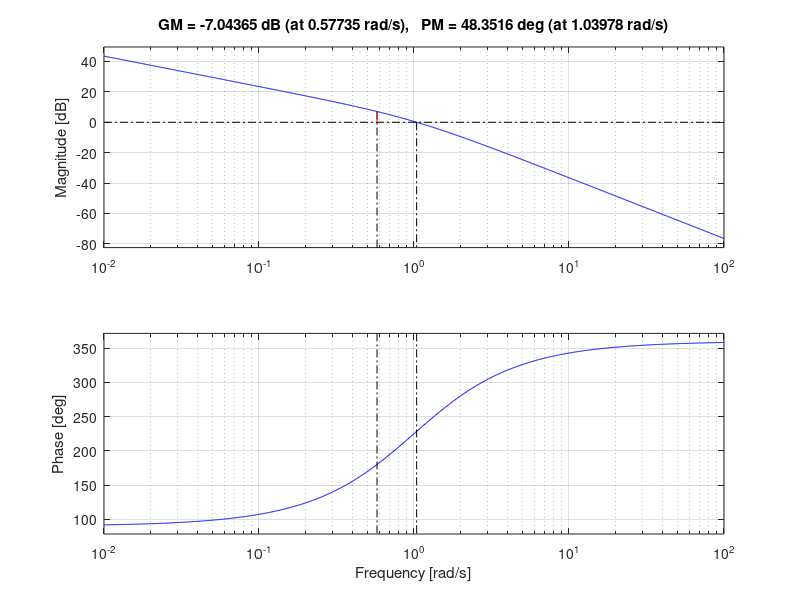
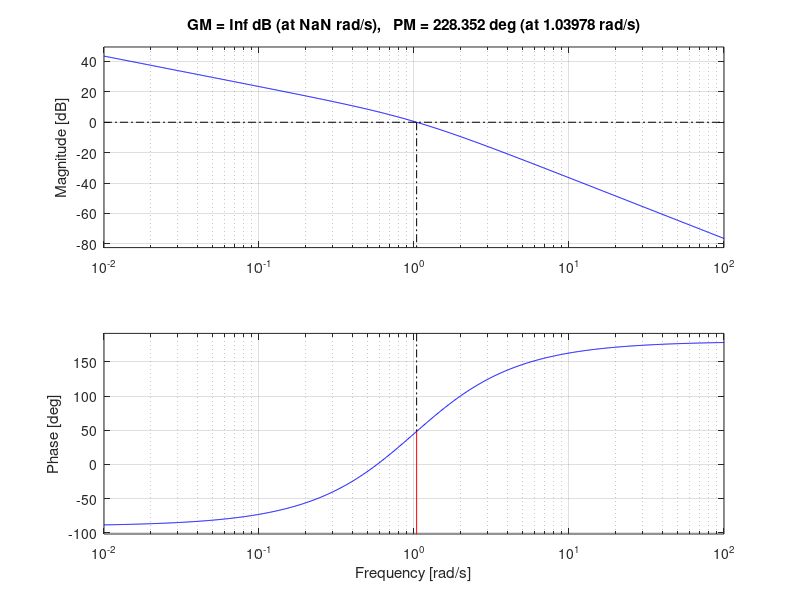
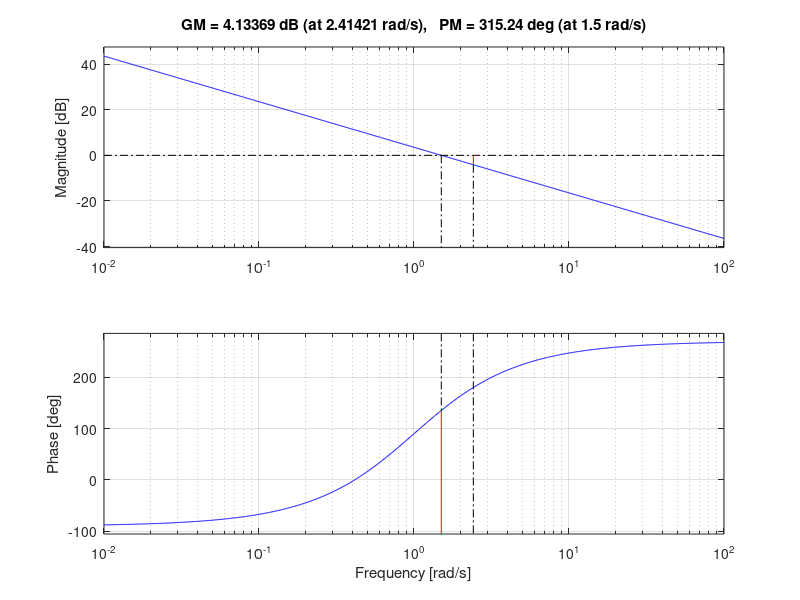
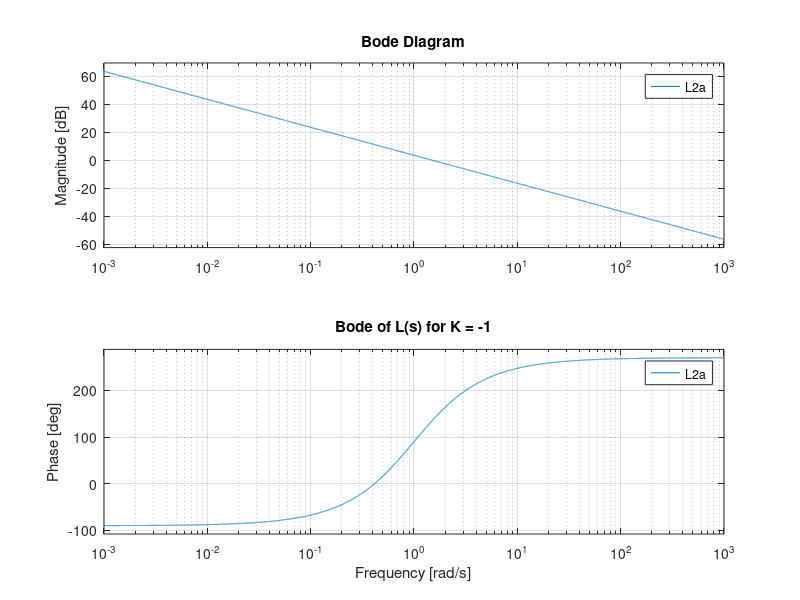

Recreate these plots in MATLAB, in order. (Note: this script raises an error after producing the figures.)
%Michael Wang
%ENAE432
%PS8

%%
%1a)
s = tf('s');
span = logspace(-3,3,20000);
L1a = -1.5*(s+1)/(s*(s-1)^2);
G1a = L1a;
figure(1);
margin(L1a);
%1d)
figure(2);
margin(-L1a);

%%
%2a)
L2a = -L1a*(s+1);
figure(3);
margin(L2a);

%%
%2b)
figure(4);
hold on
bode(L2a, span);
title('Bode of L(s) for K = -1');

%%
%2c)
figure(5);
K2c = -2.489*(s+1);
L2c = -K2c*(s+1)*1.5/(s*(s-1)^2);
T2c = feedback(L2c,1);
step(T2c);
R2c = K2c*(s+1)/(1+L2c);
%step(R2c);

%%
%2d)
figure(6);
S2d = feedback(1, L2c);
bode(S2d, span);
title('Bode of S(s)');
[Gm2d,Pm2d,Wcg2d,Wcp2d] = margin(S2d);
Gm2dEval = mag2db(abs(evalfr(S2d, Wcg2d*j)))
hold on

%%
%3a)
figure(7);
bode(G1a, span); %to find angle at w = 30
title('Bode G(s)');
beta3a = 57.7;
tau3a = .0353;
H3a_0 = (beta3a*tau3a*s+1)/(tau3a*s+1);
L3a_0 = H3a_0*G1a;
figure(8);
bode(L3a_0, span); %to find mag at w = 30
title('Bode of L_0(s)');
%%
%3b)
figure(9);
H3b = -1.26*(2.037*s+1)/(.0353*s+1);
L3b = L1a*H3b;
T3b = feedback(L3b,1);
step(T3b);
hold on
R3b = H3b/(1+L3b);
figure(10);
hold on;
step(R3b);

%%
%3c)
figure(11);
G_wdesAngle = angle(evalfr(G1a, 2*j))*180/pi
H3c_0 = (1.586*s+1)^2/(.1576*s+1)^2;
L3c_0 = H3c_0*G1a; 
L3c_wmag = mag2db(abs(evalfr(L3c_0, 2*j)))



%%
%4e)
figure(12)
Kp = 45.77;
Ki = 138.46;
L4e = 1.3*(s*Kp+Ki)/(5*s^2+.5*s);
T4e = feedback(L4e, 1);
step(L4e);
